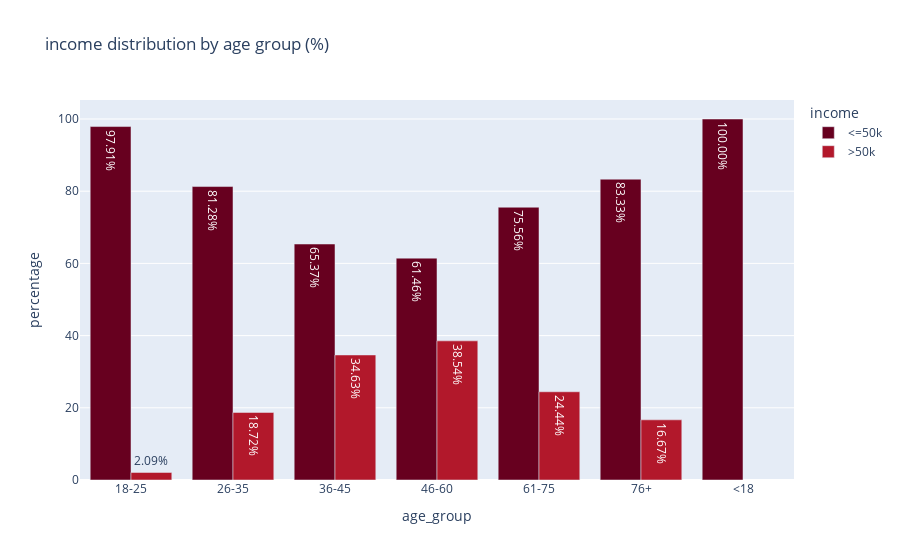

Source (notebook cell):
### Code cell
fig= px.bar(
    adult_df_income_age,
    x='age_group',
    y='percentage',
    color='income',
    title='income distribution by age group (%)', 
    barmode='group', 
    color_discrete_sequence=px.colors.sequential.RdBu,
    text='percentage'
) 
fig.update_traces(texttemplate='%{text:.2f}%')
fig.show()

### Figure 1 — Plotly figure (JSON) as saved in the notebook; plotly's stock layout.template omitted (floating-point values rounded to 4 significant figures)
{"data": [{"alignmentgroup": "True", "hovertemplate": "income=<=50k<br>age_group=%{x}<br>percentage=%{text}<extra></extra>", "legendgroup": "<=50k", "marker": {"color": "rgb(103,0,31)", "pattern": {"shape": ""}}, "name": "<=50k", "offsetgroup": "<=50k", "orientation": "v", "showlegend": true, "text": [97.91, 81.28, 65.37, 61.46, 75.56, 83.33, 100], "textposition": "auto", "texttemplate": "%{text:.2f}%", "type": "bar", "x": ["18-25", "26-35", "36-45", "46-60", "61-75", "76+", "<18"], "xaxis": "x", "y": [97.91, 81.28, 65.37, 61.46, 75.56, 83.33, 100], "yaxis": "y"}, {"alignmentgroup": "True", "hovertemplate": "income=>50k<br>age_group=%{x}<br>percentage=%{text}<extra></extra>", "legendgroup": ">50k", "marker": {"color": "rgb(178,24,43)", "pattern": {"shape": ""}}, "name": ">50k", "offsetgroup": ">50k", "orientation": "v", "showlegend": true, "text": [2.093, 18.72, 34.63, 38.54, 24.44, 16.67], "textposition": "auto", "texttemplate": "%{text:.2f}%", "type": "bar", "x": ["18-25", "26-35", "36-45", "46-60", "61-75", "76+"], "xaxis": "x", "y": [2.093, 18.72, 34.63, 38.54, 24.44, 16.67], "yaxis": "y"}], "layout": {"autosize": true, "barmode": "group", "legend": {"title": {"text": "income"}, "tracegroupgap": 0}, "title": {"text": "income distribution by age group (%)"}, "xaxis": {"anchor": "y", "autorange": true, "domain": [0, 1], "range": [-0.5, 6.5], "title": {"text": "age_group"}, "type": "category"}, "yaxis": {"anchor": "x", "autorange": true, "domain": [0, 1], "range": [0, 105.3], "title": {"text": "percentage"}, "type": "linear"}}}
